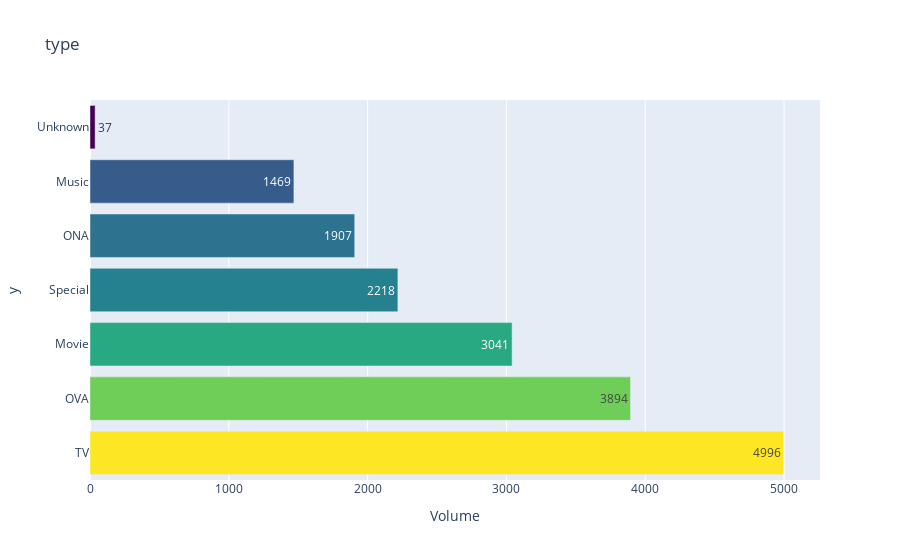
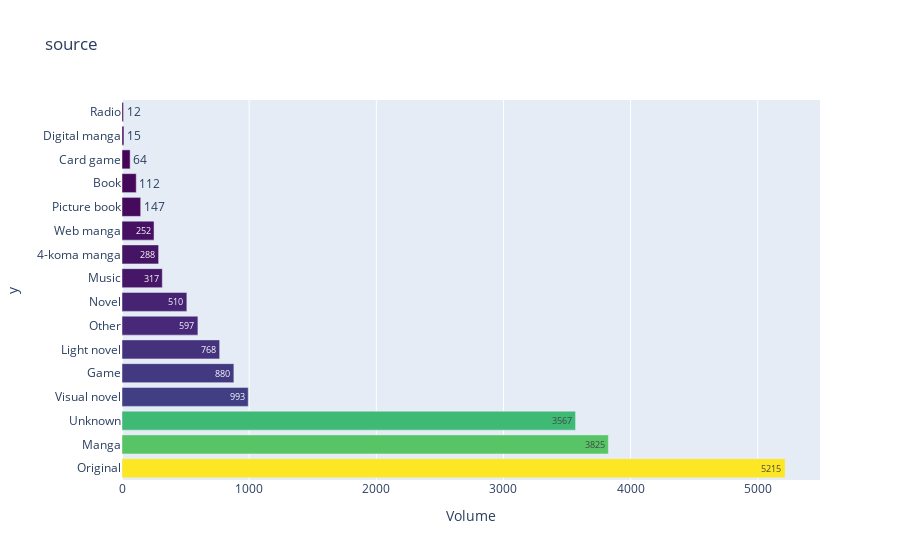
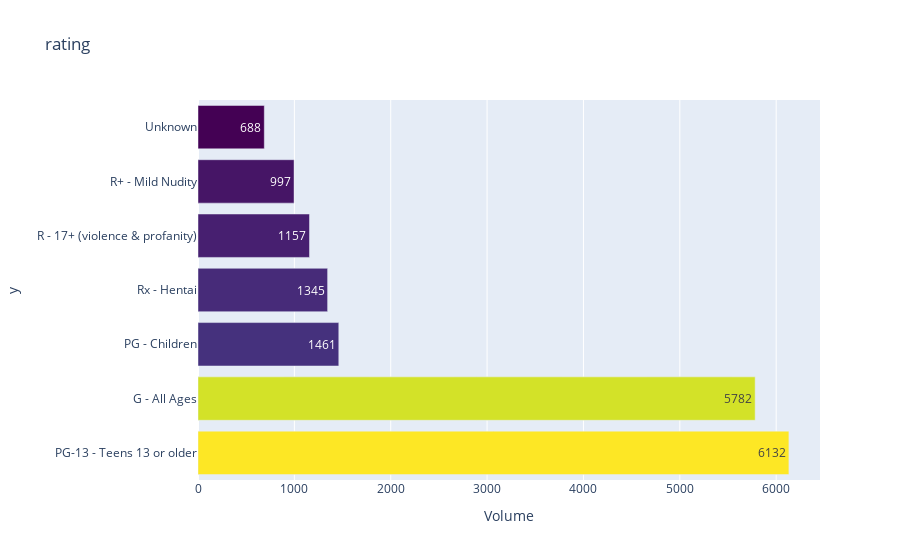

Here is the notebook cell these charts were saved with, in order:
### Code cell
import plotly.express as px
teste = [1,2,3,4]
for feature in ['type','source','rating']:
    anime_feature_count = df_animes[feature].value_counts()
    fig = px.bar(x=anime_feature_count.values,
           y=anime_feature_count.index,
           title=feature,
           text_auto = True,
           height = 500,
           color = anime_feature_count.values,
           hover_name = anime_feature_count.index,
           color_continuous_scale='viridis',
           labels=dict(x="Volume"))
    
    fig.update_layout(hoverlabel=dict(bgcolor="white",font_size=16,font_family="Rockwell"))
    fig.update_traces(hovertemplate=None)
    fig.update(layout_coloraxis_showscale=False)
    fig.show()

### Figure 1 — Plotly figure (JSON) as saved in the notebook; plotly's stock layout.template omitted (floating-point values rounded to 4 significant figures)
{"data": [{"alignmentgroup": "True", "hovertext": ["TV", "OVA", "Movie", "Special", "ONA", "Music", "Unknown"], "legendgroup": "", "marker": {"color": [4996, 3894, 3041, 2218, 1907, 1469, 37], "coloraxis": "coloraxis", "pattern": {"shape": ""}}, "name": "", "offsetgroup": "", "orientation": "h", "showlegend": false, "textposition": "auto", "texttemplate": "%{x}", "type": "bar", "x": [4996, 3894, 3041, 2218, 1907, 1469, 37], "xaxis": "x", "y": ["TV", "OVA", "Movie", "Special", "ONA", "Music", "Unknown"], "yaxis": "y"}], "layout": {"autosize": true, "barmode": "relative", "coloraxis": {"colorbar": {"title": {"text": "color"}}, "colorscale": [[0, "#440154"], [0.1111, "#482878"], [0.2222, "#3e4989"], [0.3333, "#31688e"], [0.4444, "#26828e"], [0.5556, "#1f9e89"], [0.6667, "#35b779"], [0.7778, "#6ece58"], [0.8889, "#b5de2b"], [1, "#fde725"]], "showscale": false}, "hoverlabel": {"bgcolor": "white", "font": {"family": "Rockwell", "size": 16}}, "legend": {"tracegroupgap": 0}, "title": {"text": "type"}, "xaxis": {"anchor": "y", "autorange": true, "domain": [0, 1], "range": [0, 5259.0], "title": {"text": "Volume"}, "type": "linear"}, "yaxis": {"anchor": "x", "autorange": true, "domain": [0, 1], "range": [-0.5, 6.5], "title": {"text": "y"}, "type": "category"}}}

### Figure 2 — Plotly figure (JSON) as saved in the notebook; plotly's stock layout.template omitted (floating-point values rounded to 4 significant figures)
{"data": [{"alignmentgroup": "True", "hovertext": ["Original", "Manga", "Unknown", "Visual novel", "Game", "Light novel", "Other", "Novel", "Music", "4-koma manga", "Web manga", "Picture book", "Book", "Card game", "Digital manga", "Radio"], "legendgroup": "", "marker": {"color": [5215, 3825, 3567, 993, 880, 768, 597, 510, 317, 288, 252, 147, 112, 64, 15, 12], "coloraxis": "coloraxis", "pattern": {"shape": ""}}, "name": "", "offsetgroup": "", "orientation": "h", "showlegend": false, "textposition": "auto", "texttemplate": "%{x}", "type": "bar", "x": [5215, 3825, 3567, 993, 880, 768, 597, 510, 317, 288, 252, 147, 112, 64, 15, 12], "xaxis": "x", "y": ["Original", "Manga", "Unknown", "Visual novel", "Game", "Light novel", "Other", "Novel", "Music", "4-koma manga", "Web manga", "Picture book", "Book", "Card game", "Digital manga", "Radio"], "yaxis": "y"}], "layout": {"autosize": true, "barmode": "relative", "coloraxis": {"colorbar": {"title": {"text": "color"}}, "colorscale": [[0, "#440154"], [0.1111, "#482878"], [0.2222, "#3e4989"], [0.3333, "#31688e"], [0.4444, "#26828e"], [0.5556, "#1f9e89"], [0.6667, "#35b779"], [0.7778, "#6ece58"], [0.8889, "#b5de2b"], [1, "#fde725"]], "showscale": false}, "hoverlabel": {"bgcolor": "white", "font": {"family": "Rockwell", "size": 16}}, "legend": {"tracegroupgap": 0}, "title": {"text": "source"}, "xaxis": {"anchor": "y", "autorange": true, "domain": [0, 1], "range": [0, 5489.0], "title": {"text": "Volume"}, "type": "linear"}, "yaxis": {"anchor": "x", "autorange": true, "domain": [0, 1], "range": [-0.5, 15.5], "title": {"text": "y"}, "type": "category"}}}

### Figure 3 — Plotly figure (JSON) as saved in the notebook; plotly's stock layout.template omitted (floating-point values rounded to 4 significant figures)
{"data": [{"alignmentgroup": "True", "hovertext": ["PG-13 - Teens 13 or older", "G - All Ages", "PG - Children", "Rx - Hentai", "R - 17+ (violence & profanity)", "R+ - Mild Nudity", "Unknown"], "legendgroup": "", "marker": {"color": [6132, 5782, 1461, 1345, 1157, 997, 688], "coloraxis": "coloraxis", "pattern": {"shape": ""}}, "name": "", "offsetgroup": "", "orientation": "h", "showlegend": false, "textposition": "auto", "texttemplate": "%{x}", "type": "bar", "x": [6132, 5782, 1461, 1345, 1157, 997, 688], "xaxis": "x", "y": ["PG-13 - Teens 13 or older", "G - All Ages", "PG - Children", "Rx - Hentai", "R - 17+ (violence & profanity)", "R+ - Mild Nudity", "Unknown"], "yaxis": "y"}], "layout": {"autosize": true, "barmode": "relative", "coloraxis": {"colorbar": {"title": {"text": "color"}}, "colorscale": [[0, "#440154"], [0.1111, "#482878"], [0.2222, "#3e4989"], [0.3333, "#31688e"], [0.4444, "#26828e"], [0.5556, "#1f9e89"], [0.6667, "#35b779"], [0.7778, "#6ece58"], [0.8889, "#b5de2b"], [1, "#fde725"]], "showscale": false}, "hoverlabel": {"bgcolor": "white", "font": {"family": "Rockwell", "size": 16}}, "legend": {"tracegroupgap": 0}, "title": {"text": "rating"}, "xaxis": {"anchor": "y", "autorange": true, "domain": [0, 1], "range": [0, 6455.0], "title": {"text": "Volume"}, "type": "linear"}, "yaxis": {"anchor": "x", "autorange": true, "domain": [0, 1], "range": [-0.5, 6.5], "title": {"text": "y"}, "type": "category"}}}
